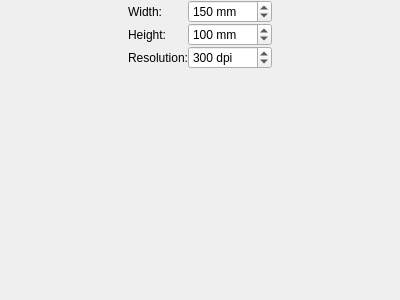
<?xml version="1.0" encoding="UTF-8"?>
<ui version="4.0">
 <class>DocParams</class>
 <widget class="QWidget" name="DocParams">
  <property name="geometry">
   <rect>
    <x>0</x>
    <y>0</y>
    <width>400</width>
    <height>300</height>
   </rect>
  </property>
  <property name="windowTitle">
   <string>Form</string>
  </property>
  <layout class="QHBoxLayout" name="horizontalLayout">
   <property name="spacing">
    <number>0</number>
   </property>
   <property name="leftMargin">
    <number>0</number>
   </property>
   <property name="topMargin">
    <number>0</number>
   </property>
   <property name="rightMargin">
    <number>0</number>
   </property>
   <property name="bottomMargin">
    <number>0</number>
   </property>
   <item>
    <spacer name="horizontalSpacer">
     <property name="orientation">
      <enum>Qt::Horizontal</enum>
     </property>
     <property name="sizeHint" stdset="0">
      <size>
       <width>40</width>
       <height>20</height>
      </size>
     </property>
    </spacer>
   </item>
   <item>
    <layout class="QFormLayout" name="formLayout">
     <property name="horizontalSpacing">
      <number>0</number>
     </property>
     <property name="verticalSpacing">
      <number>0</number>
     </property>
     <item row="0" column="0">
      <widget class="QLabel" name="label">
       <property name="sizePolicy">
        <sizepolicy hsizetype="Preferred" vsizetype="Preferred">
         <horstretch>0</horstretch>
         <verstretch>0</verstretch>
        </sizepolicy>
       </property>
       <property name="text">
        <string>Width:</string>
       </property>
       <property name="alignment">
        <set>Qt::AlignRight|Qt::AlignTrailing|Qt::AlignVCenter</set>
       </property>
      </widget>
     </item>
     <item row="0" column="1">
      <widget class="QSpinBox" name="widthEdit">
       <property name="suffix">
        <string> mm</string>
       </property>
       <property name="maximum">
        <number>10000</number>
       </property>
       <property name="value">
        <number>150</number>
       </property>
      </widget>
     </item>
     <item row="1" column="0">
      <widget class="QLabel" name="label_2">
       <property name="text">
        <string>Height:</string>
       </property>
       <property name="alignment">
        <set>Qt::AlignRight|Qt::AlignTrailing|Qt::AlignVCenter</set>
       </property>
      </widget>
     </item>
     <item row="1" column="1">
      <widget class="QSpinBox" name="heightEdit">
       <property name="suffix">
        <string> mm</string>
       </property>
       <property name="maximum">
        <number>10000</number>
       </property>
       <property name="value">
        <number>100</number>
       </property>
      </widget>
     </item>
     <item row="2" column="0">
      <widget class="QLabel" name="label_3">
       <property name="text">
        <string>Resolution:</string>
       </property>
       <property name="alignment">
        <set>Qt::AlignRight|Qt::AlignTrailing|Qt::AlignVCenter</set>
       </property>
      </widget>
     </item>
     <item row="2" column="1">
      <widget class="QSpinBox" name="resolutionEdit">
       <property name="suffix">
        <string> dpi</string>
       </property>
       <property name="minimum">
        <number>72</number>
       </property>
       <property name="maximum">
        <number>8000</number>
       </property>
       <property name="value">
        <number>300</number>
       </property>
      </widget>
     </item>
    </layout>
   </item>
   <item>
    <spacer name="horizontalSpacer_2">
     <property name="orientation">
      <enum>Qt::Horizontal</enum>
     </property>
     <property name="sizeHint" stdset="0">
      <size>
       <width>40</width>
       <height>20</height>
      </size>
     </property>
    </spacer>
   </item>
  </layout>
 </widget>
 <resources/>
 <connections/>
</ui>
